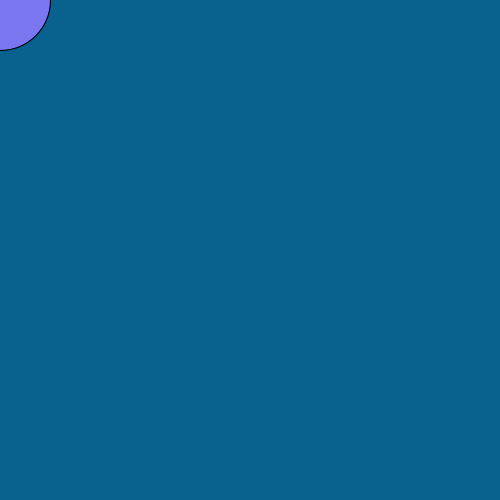
Frame 1 (no input)
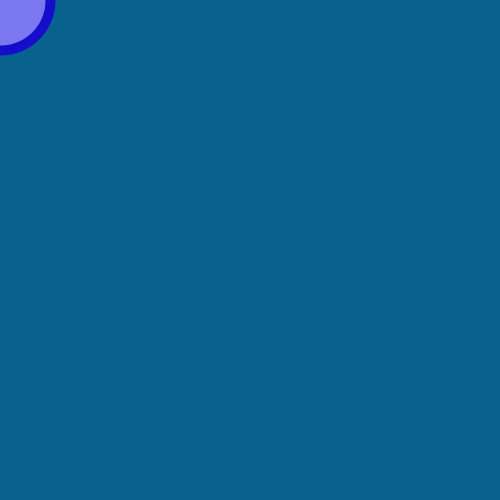
Frame 60 (the mouse pressed at the canvas centre just before this capture)
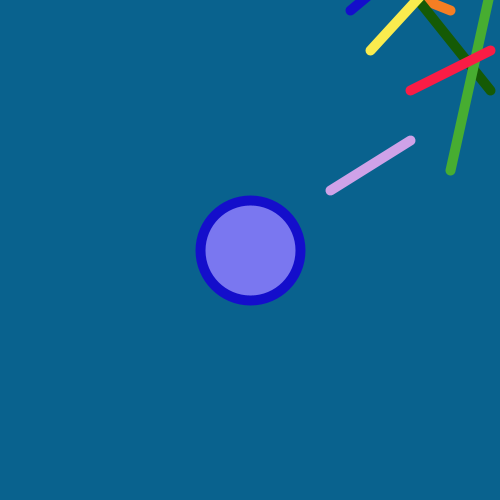
Frame 120 (the mouse held since frame 60 and released just before this capture)

The Processing sketch that drew these frames (run headless with seeded random() and noise(); from frame 60 on, the mouse is pressed at the canvas centre):

// Processing sketch: processing_35481
// ── processing_35481.pde

void setup () {
size (500, 500);
}

void draw () {
background (9, 98, 142);
float x = mouseX;
float y = mouseY;
fill (122, 119, 240);
ellipse (mouseX, mouseY, 100, 100);

strokeWeight (10);
stroke (245, 126, 35);
line (x+200, y-240, x+100, y-280);
stroke (21, 90, 6);
line (x+240,y- 160, x+160, y-260);
stroke (71, 173, 49);
line (x+200, y-80, x+240, y-260);
stroke (207, 162, 232);
line (x+80, y-60, x+160, y-110);
stroke (250, 28, 69);
line (x+240, y-200, x+160, y-160);
stroke (250, 236, 78);
line (x+ 120, y-200, x+230, y- 320);
stroke (20, 14, 203);
line (x+ 100, y-240, x+220, y- 340);
}
